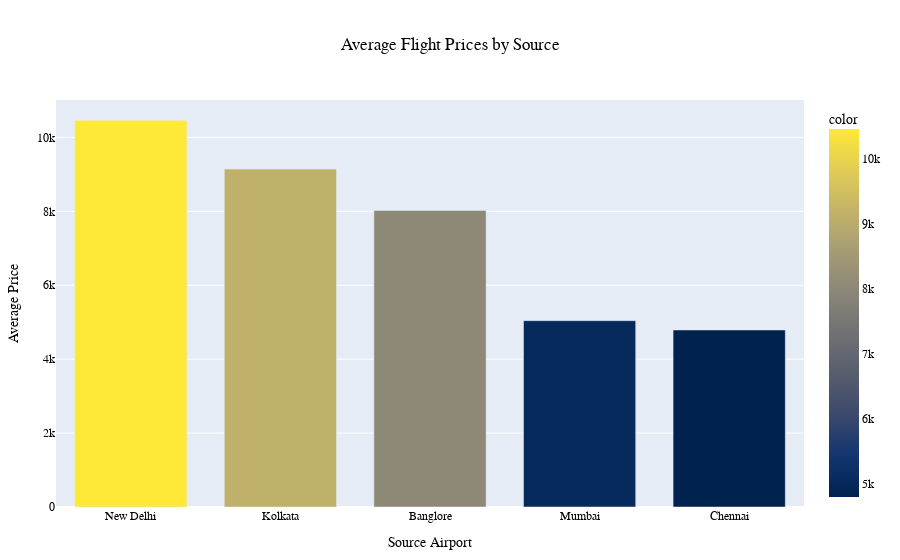

Notebook source saved alongside this figure:
### Code cell
fig = px.bar(grouped_by_source_price, color = grouped_by_source_price.values, color_continuous_scale = 'Cividis')

# Update layout and styling
fig.update_layout(
    title = 'Average Flight Prices by Source',
    title_x = 0.5,  # Center the title
    xaxis_title = 'Source Airport',
    yaxis_title = 'Average Price',
    #plot_bgcolor = 'rgba(240, 240, 240, 1)',  # Light background color
    bargap = 0.25,  # Adjust gap between bars
    font = dict(family = 'Arial', size = 12, color = 'black'),  # Font styling
    showlegend = True,   # Show legend
    margin = dict(t=100, b=50, l=50, r=50)  # Add margin to prevent overlap
)

fig.show()

### Figure 1 — Plotly figure (JSON) as saved in the notebook; plotly's stock layout.template omitted (floating-point values rounded to 4 significant figures)
{"data": [{"alignmentgroup": "True", "hovertemplate": "Source=%{x}<br>value=%{y}<br>color=%{marker.color}<extra></extra>", "legendgroup": "", "marker": {"color": [10460.0, 9143.0, 8023.0, 5042.0, 4790.0], "coloraxis": "coloraxis", "pattern": {"shape": ""}}, "name": "", "offsetgroup": "", "orientation": "v", "showlegend": false, "textposition": "auto", "type": "bar", "x": ["New Delhi", "Kolkata", "Banglore", "Mumbai", "Chennai"], "xaxis": "x", "y": [10460.0, 9143.0, 8023.0, 5042.0, 4790.0], "yaxis": "y"}], "layout": {"bargap": 0.25, "barmode": "relative", "coloraxis": {"colorbar": {"title": {"text": "color"}}, "colorscale": [[0, "#00224e"], [0.1111, "#123570"], [0.2222, "#3b496c"], [0.3333, "#575d6d"], [0.4444, "#707173"], [0.5556, "#8a8678"], [0.6667, "#a59c74"], [0.7778, "#c3b369"], [0.8889, "#e1cc55"], [1, "#fee838"]]}, "font": {"color": "black", "family": "Arial", "size": 12}, "legend": {"tracegroupgap": 0}, "margin": {"b": 50, "l": 50, "r": 50, "t": 100}, "showlegend": true, "title": {"text": "Average Flight Prices by Source", "x": 0.5}, "xaxis": {"anchor": "y", "domain": [0, 1], "title": {"text": "Source Airport"}}, "yaxis": {"anchor": "x", "domain": [0, 1], "title": {"text": "Average Price"}}}}
